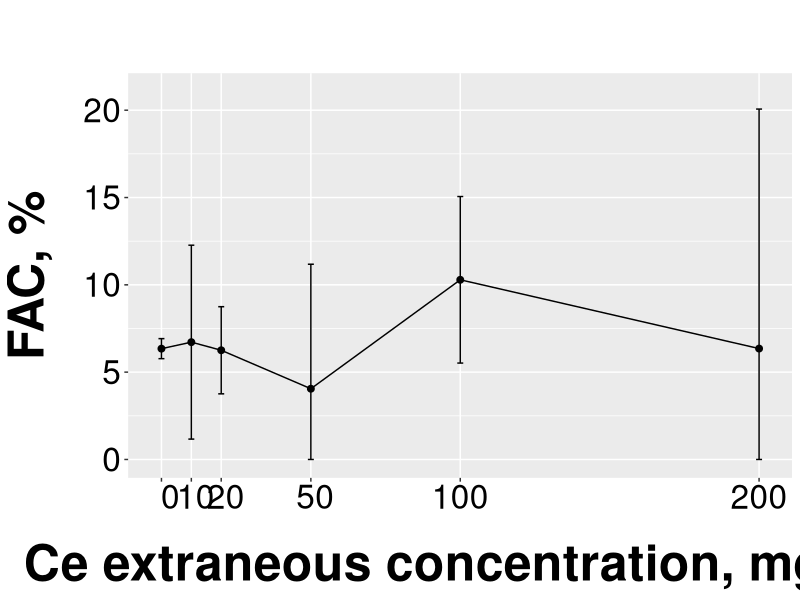

The R source for this figure:
# This is the script for creating good mean plots with 
#   95% confidence interval bars. The confidence intervals
#   may be either t-parametric or bca bootstrap intervals.
# The algorithm was developed for cell analysis mean plots
#   of mitotic index (MI) and frequency of abberant cells (FAC).
#
# Copyright: Ilia Fastovets (2018)
# Contact: fastovetsilya@yandex.ru


library('readxl')
library('ggplot2')
#library('extrafont')
library('boot')

Data <- read_excel('Data2.xlsx')
Datamat <- as.matrix(Data)

Element <- 'Ce'
Medium <- 'pochv'
Feature <- 'FAC'

Index_Group <- paste(Element, Medium, sep = '_')
Index_Feature <- paste(Element, Medium, Feature, sep = '_')
D_r <- na.exclude(Datamat[,c(Index_Group, Index_Feature)])

create_summary <- function(D_r, method = 't') # 't' or 'boot'
{
  
  if(method == 't')
  {
    conf_interval_low <- function(x)
    {
      return(t.test(x)$conf.int[1])
    }
    conf_interval_high <- function(x)
    {
      return(t.test(x)$conf.int[2])
    }
    
    D_mean <- aggregate(x = D_r[,2], by = list(D_r[,1]), mean)
    D_low <- aggregate(x = D_r[,2], by = list(D_r[,1]), 
                       conf_interval_low)
    D_high <- aggregate(x = D_r[,2], by = list(D_r[,1]), 
                        conf_interval_high)
    D_agg <- cbind(D_mean, D_low[2], D_high[2])
    colnames(D_agg) <- c('Group', 'Mean', 'Low', 'High')
    D_agg[, 'Low'][D_agg[, 'Low'] < 0] <- 0
    return(as.data.frame(D_agg))
  }
  
  if(method == 'boot')
  {
    
    conf_interval_low <- function(x, R = 10^5)
    {
      bootfun <- function(data, index)
      {
        d <- data[index]
        return(mean(d))
      }
      bootresult <- boot(na.omit(x), bootfun, R = R)
      bootci <- boot.ci(bootresult, type = 'bca')
      return(bootci$bca[4])
    }
    
    conf_interval_high <- function(x, R = 10^5)
    {
      bootfun <- function(data, index)
      {
        d <- data[index]
        return(mean(d))
      }
      bootresult <- boot(na.omit(x), bootfun, R = R)
      bootci <- boot.ci(bootresult, type = 'bca')
      return(bootci$bca[5])
    }
    
    D_mean <- aggregate(x = D_r[,2], by = list(D_r[,1]), mean)
    D_low <- aggregate(x = D_r[,2], by = list(D_r[,1]), 
                       conf_interval_low)
    D_high <- aggregate(x = D_r[,2], by = list(D_r[,1]), 
                        conf_interval_high)
    D_agg <- cbind(D_mean, D_low[2], D_high[2])
    colnames(D_agg) <- c('Group', 'Mean', 'Low', 'High')
    D_agg[, 'Low'][D_agg[, 'Low'] < 0] <- 0
    return(as.data.frame(D_agg))
  }
  
}

D_agg <- create_summary(D_r, 't')


#loadfonts(device = "win")
#font_install('TT Arial')
good_plot <- function(D_agg, title, xlab, ylab)
{
  errorbar_width = (max(D_agg[1]) - min(D_agg[1])) / 100
  ggplot(D_agg, aes(x=Group, y=Mean, vjust = 1.5)) +
    geom_line(aes(group=1)) +
    geom_point(size=2) +
    geom_errorbar(aes(ymin=Low, ymax=High), 
                  width=errorbar_width) +
    xlab(paste0(xlab)) + 
    ylab(paste0(ylab)) +
    ggtitle(title) +
    scale_x_discrete(limits = D_agg$Group, expand = c(0.05,0.05)) +
    theme(plot.title = element_text(hjust = 0.5), 
          axis.text = element_text(face='plain',size=24, colour='black'),
          text = element_text(face="bold",size=36, colour='black'),
          axis.title.x = element_text(margin = margin(t = 20)),
          axis.title.y = element_text(margin = margin(r = 20))) +
    ylim(0,max(D_agg$High)+1)
}

# good_plot(D_agg, '',
#           paste0(Element,' concentration', ', mg/l'),
#           paste0(Feature, ', %'))

good_plot(D_agg, '',
paste0(Element,' extraneous concentration', ', mg/kg'),
paste0(Feature, ', %'))

# good_plot(D_agg, '',
#           paste0(Element,' concentration', ', mg/l'),
#           'Root length, mm')

# good_plot(D_agg, '',
#           paste0(Element,' extraneous concentration', ', mg/kg'),
#           'Root length, mm')
